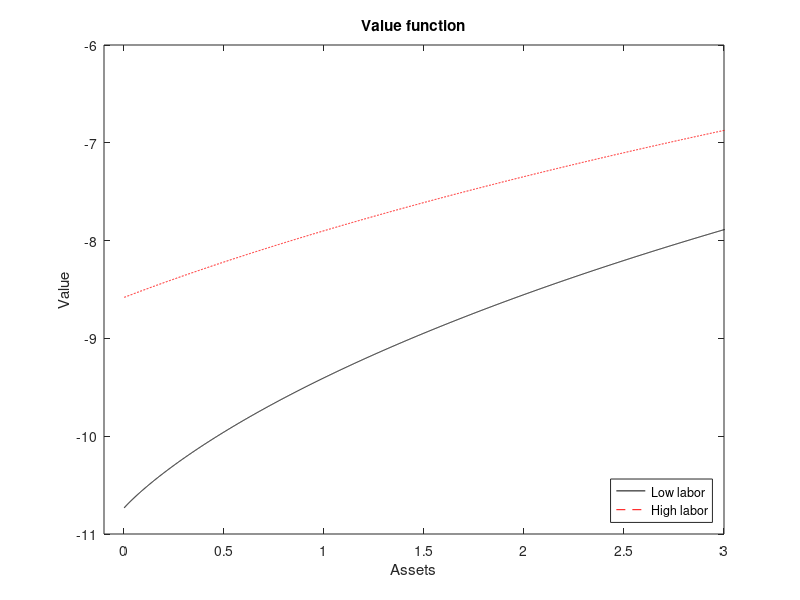
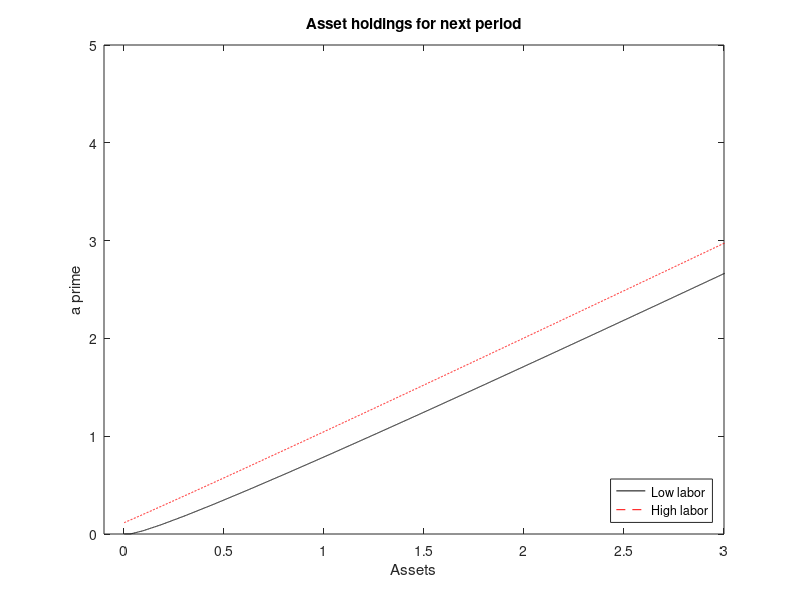
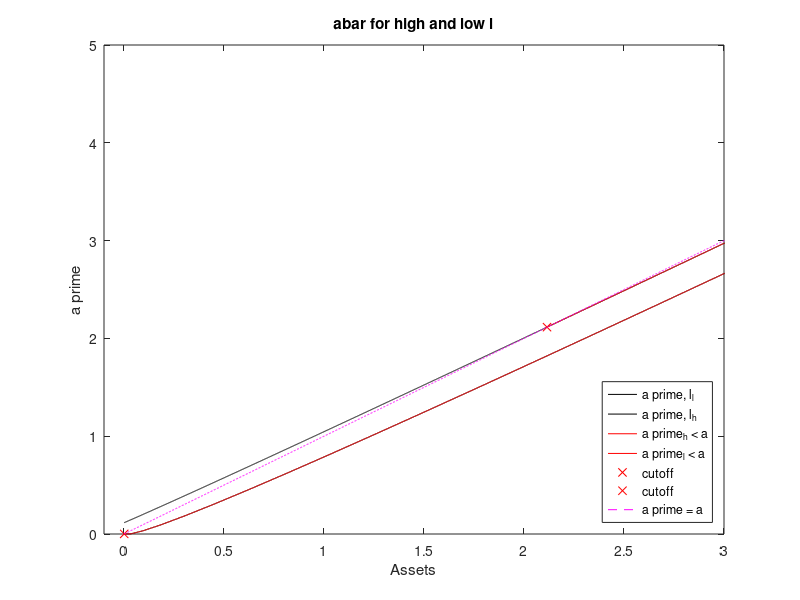
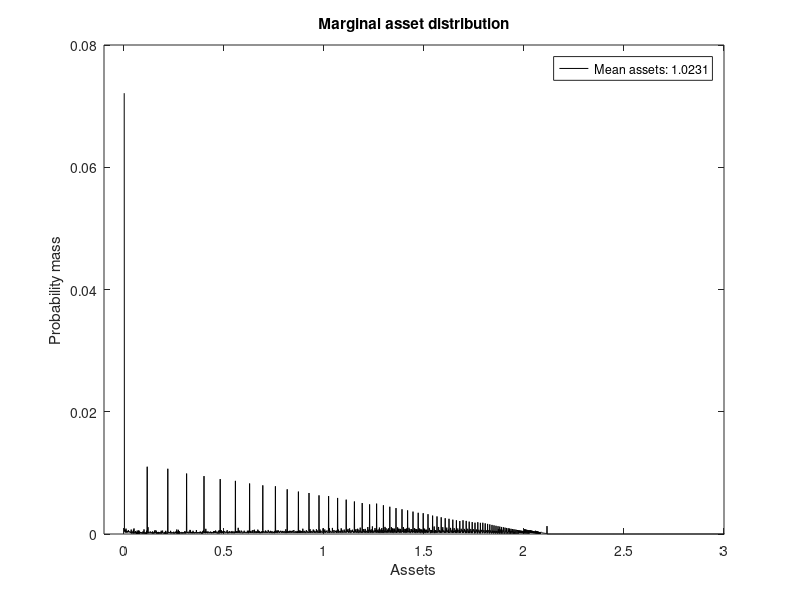

Write the MATLAB code that produced these figures, in order.
mkdir('pings')
clear; close all; clc

recalc = 0;
if recalc
% Part 1: stationary labor distribution
Q = [0.85 0.15; 0.05 0.95];
P0 = [1 0];
tol=1e-4;
maxiter=1e6;
iter=1;
diff=999;
while ((iter<maxiter)&&(diff>tol))
    P = P0*Q; % distribution transition
    diff = norm(P-P0); % distribution change
    iter = iter+1;
    P0 = P;
end

% Part 2: numerical value function solution
pbeta = 0.95; % parameter values
pgamma = 3;
pr = 0.03;
pw = 1.1;
l = [0.7 1.1];
abar = 3; % upper bound for asset grid
agr = 3e-4;
assets = agr:agr:abar; % asset grid
na = length(assets);
%V0 = ones(na,2); % value function initial guess
V0 = [log(assets') log(assets')];
legal = true(na,na,2);
for nl = 1:2
   for nap = 1:na
       legal(nap,:,nl) = (pw*l(nl) + (1+pr)*assets(nap) - assets')>0;
   end
end

V=0*V0;
aprime = V;
aind = V;
diff=999;
iter=1;
tic
while ((iter<maxiter)&&(diff>tol))
    toc
    disp(['beginning iteration ' num2str(iter) ', diff = ' num2str(diff)])
    for nl = 1:2
    for ai = 1:na
        Val = (pw*l(nl) + (1+pr)*assets(ai) - assets(legal(ai,:,nl))' ).^(1-pgamma)./(1-pgamma) + pbeta*(V0(legal(ai,:,nl),1)*Q(nl,1) + V0(legal(ai,:,nl),2)*Q(nl,2));
        [V(ai,nl),ind] = max(Val);
        aprime(ai,nl) = assets(ind);
        aind(ai,nl) = ind;
    end
    end
    iter = iter+1;
    diff = sum(abs(V(:)-V0(:)));
    V0 = V;
end
toc
save results
else
    load results
end

figure
plot(assets,V(:,1),'k')
hold on
plot(assets,V(:,2),'r--')
hold off
title('Value function')
xlabel('Assets')
ylabel('Value')
legend('Low labor','High labor','Location','SouthEast')
set(gcf,'Color',[1 1 1])
xlim([-0.1 3])
cd('pings')
saveas(gcf,'valfunc.png')
cd('..')

figure
plot(assets,aprime(:,1),'k')
hold on
plot(assets,aprime(:,2),'r--') %plot(assets,aprime(aprime(:,1)<assets,1))
hold off
title('Asset holdings for next period')
xlabel('Assets')
ylabel('a prime')
legend('Low labor','High labor','Location','SouthEast')
set(gcf,'Color',[1 1 1])
xlim([-0.1 3])
cd('pings')
saveas(gcf,'aprime.png')
cd('..')

% abar
% check for a upper bar
change = [0 0];
for nl = 1:2
    check = 1;
    for ai = 1:na
        if check>0
            if aprime(ai,nl)<=assets(ai); check = 0; change(nl) = ai; end
        end
    end
end
figure
plot(assets,aprime(:,1),'k')
hold on
plot(assets,aprime(:,2),'k')
plot(assets(change(1):end),aprime(change(1):end,1),'r-')
plot(assets(change(2):end),aprime(change(2):end,2),'r-')
plot(assets(change(1)),aprime(change(1),1),'rx')
plot(assets(change(2)),aprime(change(2),2),'rx')
plot(assets,assets,'m--')
hold off
set(gcf,'Color',[1 1 1])
legend('a prime, l_l','a prime, l_h','a prime_h < a','a prime_l < a','cutoff','cutoff','a prime = a','Location', 'SouthEast')
title('abar for high and low l')
xlabel('Assets')
ylabel('a prime')
xlim([-0.1 3])
cd('pings')
saveas(gcf,'abar.png')
cd('..')

% stationary distribution
dist0 = ones(size(V));
dist0 = dist0./(sum(dist0(:)));
%dist = dist0;
diff=999;
iter=1;
while ((iter<maxiter)&&(diff>tol))
    dist = 0*dist0;
    for nl = 1:2
       for ai = 1:na
           if dist0(ai,nl)>1e-14 % any weight? Otherwise skip
           targ = aind(ai,nl);%assets==aprime(ai,nl);
           dist(targ,1) = dist(targ,1)+dist0(ai,nl)*Q(nl,1);
           dist(targ,2) = dist(targ,2)+dist0(ai,nl)*Q(nl,2);
           end
       end
    end
    iter = iter+1;
    diff = sum(abs((dist0(:)-dist(:))));
    dist0 = dist;
end
amarg = sum(dist,2);
ave = sum(amarg.*assets');
% sum(dist(:,1)) = 0.25 can check the following
% sum(dist(:,2)) = 0.75
% sum(amarg) = 1
figure
plot(assets,amarg,'k')
title('Marginal asset distribution')
xlabel('Assets')
ylabel('Probability mass')
legend(['Mean assets: ' num2str(ave)],'Location','NorthEast')
set(gcf,'Color',[1 1 1])
xlim([-0.1 3])
cd('pings')
saveas(gcf,'marginal.png')
cd('..')

figure
plot(assets,dist(:,1),'k')
hold on
plot(assets,dist(:,2),'r')
hold off
title('Asset distribution')
xlabel('Assets')
ylabel('Probability mass')
legend('unemployed','employed','Location','NorthEast')
set(gcf,'Color',[1 1 1])
xlim([-0.1 3])
cd('pings')
saveas(gcf,'asdist.png')
cd('..')